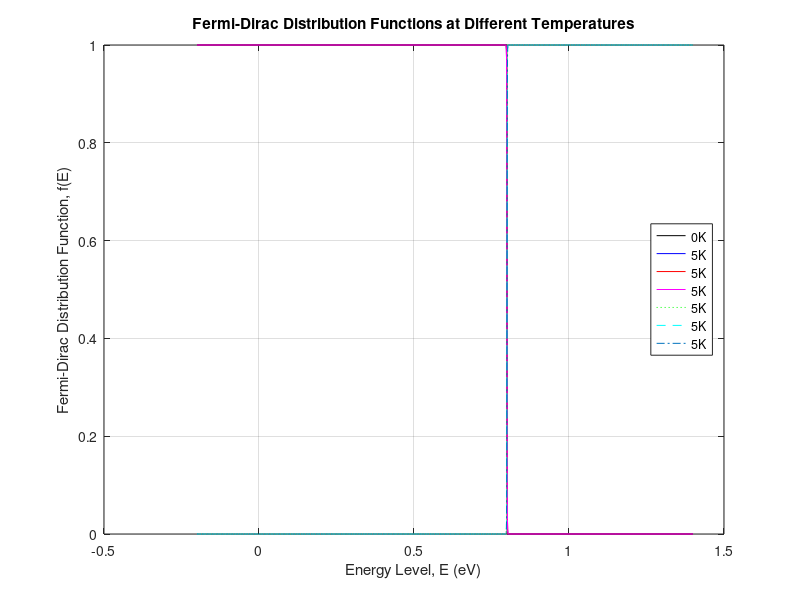

This figure's MATLAB source: (Note: a time limit stopped this script after it produced the figure.)
%%Emmanuel Mati
% ELEC-2250 S2020
% Lab Assignment 3
% Fermi-Dirac Distribution function Simulation

%Clearing Results
close all;
clear all;
clc;

kB = 8.617e-5; % Boltzmann constant in eV/K
Ef = 0.80; % Arbitrary Fermi level in eV
E = -0.2:0.0005:1.4; % Energy levels

% Calculate f(E) at T=0 K as fTo
fTo = zeros(size(E));
for k=1:1:length(E)
 if E(k)<Ef
    fTo(k)=1;
 elseif E(k)==Ef
    fTo(k)=0.5;
 end
end

% Calculate f(E) at three different temperatures
T1 = input('Enter first temperature in Kelvin:'); % in K
T2 = input('Enter second temperature in Kelvin:');
T3 = input('Enter third temperature in Kelvin:');

fT1 = 1 ./ (1 + exp( (E-Ef*ones(size(E)))/(kB*T1) )); % Period is necessary for matrix division
fT2 = 1 ./ (1 + exp( (E-Ef*ones(size(E)))/(kB*T2) ));
fT3 = 1 ./ (1 + exp( (E-Ef*ones(size(E)))/(kB*T3) ));

%Calculating hole concentration
holesfT1 = 1- fT1;
holesfT2 = 1- fT2;
holesfT3 = 1- fT3;



figure
plot(E,fTo,'k');
grid on; 
hold on;
plot(E,fT1,'b')
plot(E,fT2,'r')
plot(E,fT3,'m')

%adding our hole plots
plot(E,holesfT1,'g:')
plot(E,holesfT2,'c--')
plot(E,holesfT3,'-.')

xlabel('Energy Level, E (eV)');
ylabel('Fermi-Dirac Distribution Function, f(E)');
title('Fermi-Dirac Distribution Functions at Different Temperatures')
temp0=strcat(num2str(0),'K') % convert number to string and string concatenation
temp1=strcat(num2str(T1),'K') % type help strcat in Matlab command window for description of the functions num2str and strcat
temp2=strcat(num2str(T2),'K')
temp3=strcat(num2str(T3),'K')

%Our legend values for holes
temp4=strcat(num2str(T1),'K')
temp5=strcat(num2str(T2),'K')
temp6=strcat(num2str(T3),'K')

lgd = legend(temp0, temp1, temp2, temp3, temp4, temp5, temp6, 'Location', 'East');

%3D Visualization
figure

%Adding inverse 3-D plot
y6=holesfT3(:)*holesfT3(:)';
y5=holesfT2(:)*holesfT3(:)';
y4=holesfT1(:)*holesfT1(:)';

y3=fT3(:)*fT3(:)'; % Create 2D matrix of the fT1 data
y2=fT2(:)*fT2(:)'; % Create 2D matrix of the fT2 data
y1=fT1(:)*fT1(:)'; % Create 2D matrix of the fT3 data
mesh(E,E,y1) % Plot 3D fT1 data
hold on %hold the figure window for next plot
mesh(E,E,y2) % Plot 3D fT2 data
mesh(E,E,y3) % Plot 3D fT3 data
mesh(E,E,y4) % Plot 3D fT2 data
mesh(E,E,y5) % Plot 3D fT3 data
mesh(E,E,y6) % Plot 3D fT2 data
xlabel('Energy Level, E (eV)');
ylabel('Energy Level, E (eV)');
zlabel('Fermi-Dirac Function, f(E)');
%Code ends 
